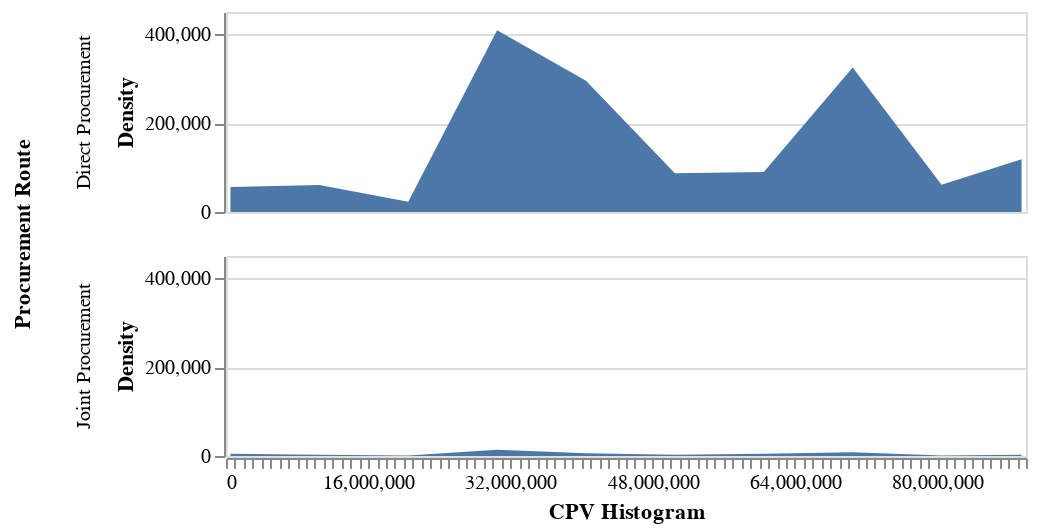

The code cell stored with this chart in its notebook:
### Code cell
records = []
for route in data["procurement_routes"]:
    route_name = route["key"]
    for bucket in route["cpv_histogram"]:
        records.append({
            "procurement_route": route_name,
            "cpv_bin": bucket["key"],
            "doc_count": bucket["doc_count"]
        })

# Create a DataFrame
df = pd.DataFrame(records)

# Create the Altair plot
chart = alt.Chart(df).mark_area().encode(
    alt.X("cpv_bin:Q", bin=alt.Bin(step=10000000), title="CPV Histogram"),
    alt.Y("doc_count:Q", title="Density"),
    alt.Row("procurement_route:N", title="Procurement Route")
).properties(
    width=400,
    height=100
)

chart

### Figure 1 — Vega-Lite specification as saved in the notebook (floating-point values rounded to 4 significant figures)
{"config": {"view": {"continuousWidth": 300, "continuousHeight": 300}}, "data": {"name": "data-cc5e703b9eed67bfbebac43962d603dc"}, "mark": {"type": "area"}, "encoding": {"row": {"field": "procurement_route", "title": "Procurement Route", "type": "nominal"}, "x": {"bin": {"step": 1000000}, "field": "cpv_bin", "title": "CPV Histogram", "type": "quantitative"}, "y": {"field": "doc_count", "title": "Density", "type": "quantitative"}}, "height": 100, "width": 400, "$schema": "https://vega.github.io/schema/vega-lite/v5.20.1.json", "datasets": {"data-cc5e703b9eed67bfbebac43962d603dc": [{"procurement_route": "Direct Procurement", "cpv_bin": 0, "doc_count": 56344}, {"procurement_route": "Direct Procurement", "cpv_bin": 10000000, "doc_count": 61026}, {"procurement_route": "Direct Procurement", "cpv_bin": 20000000, "doc_count": 22798}, {"procurement_route": "Direct Procurement", "cpv_bin": 30000000, "doc_count": 408915}, {"procurement_route": "Direct Procurement", "cpv_bin": 40000000, "doc_count": 295593}, {"procurement_route": "Direct Procurement", "cpv_bin": 50000000, "doc_count": 87426}, {"procurement_route": "Direct Procurement", "cpv_bin": 60000000, "doc_count": 90188}, {"procurement_route": "Direct Procurement", "cpv_bin": 70000000, "doc_count": 325144}, {"procurement_route": "Direct Procurement", "cpv_bin": 80000000, "doc_count": 61264}, {"procurement_route": "Direct Procurement", "cpv_bin": 90000000, "doc_count": 118533}, {"procurement_route": "Joint Procurement", "cpv_bin": 0, "doc_count": 5267}, {"procurement_route": "Joint Procurement", "cpv_bin": 10000000, "doc_count": 2777}, {"procurement_route": "Joint Procurement", "cpv_bin": 20000000, "doc_count": 923}, {"procurement_route": "Joint Procurement", "cpv_bin": 30000000, "doc_count": 13904}, {"procurement_route": "Joint Procurement", "cpv_bin": 40000000, "doc_count": 6462}, {"procurement_route": "Joint Procurement", "cpv_bin": 50000000, "doc_count": 2901}, {"procurement_route": "Joint Procurement", "cpv_bin": 60000000, "doc_count": 5165}, {"procurement_route": "Joint Procurement", "cpv_bin": 70000000, "doc_count": 8457}, {"procurement_route": "Joint Procurement", "cpv_bin": 80000000, "doc_count": 1182}, {"procurement_route": "Joint Procurement", "cpv_bin": 90000000, "doc_count": 2944}]}}
